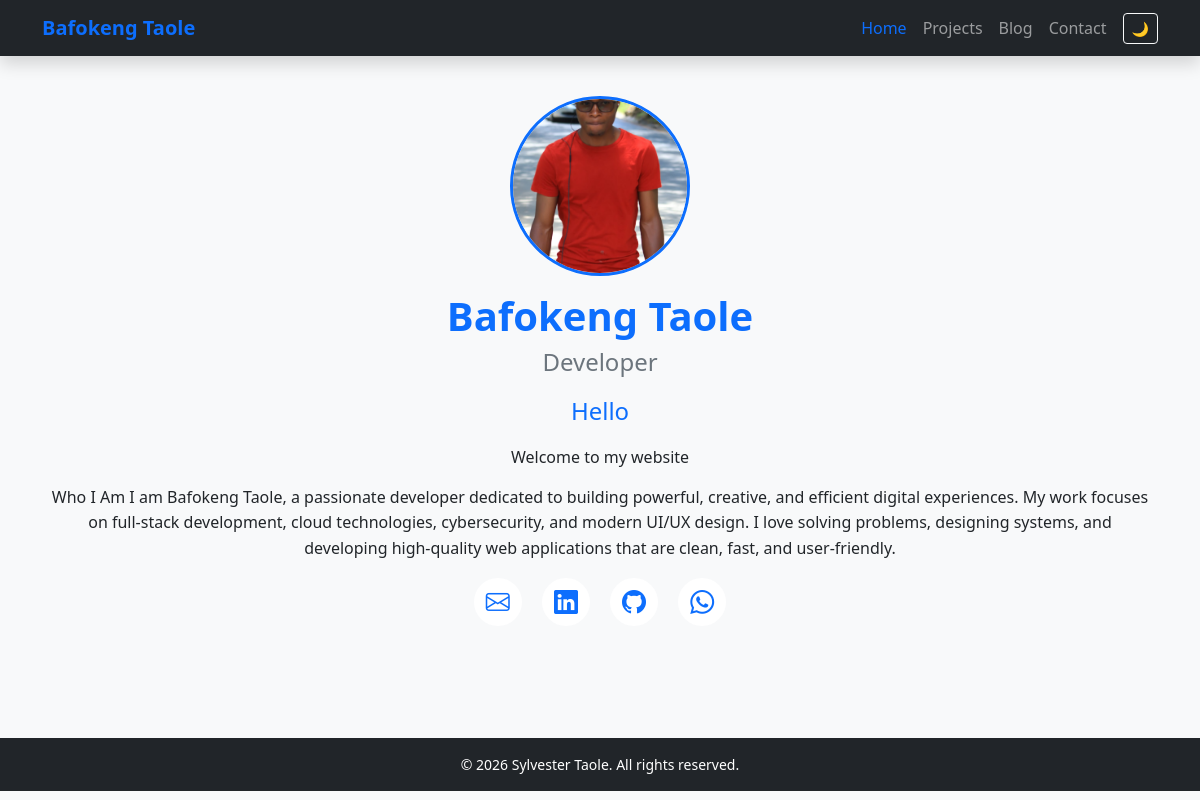
The page / on the database its author committed.
### tables this page shows
CREATE TABLE profile (
    id INTEGER PRIMARY KEY AUTOINCREMENT,
    name TEXT,
    title TEXT,
    bio TEXT,
    image TEXT
);

CREATE TABLE home_content (
    id INTEGER PRIMARY KEY,
    headline TEXT,
    subtext TEXT
);

### app.py (the view)
@app.route("/")
def home():
    conn = get_db()
    cur = conn.cursor()
    cur.execute("SELECT headline, subtext FROM home_content WHERE id=1")
    home_content = cur.fetchone()
    cur.execute("SELECT name, title, bio, image FROM profile WHERE id=1")
    profile = cur.fetchone()
    conn.close()
    return render_template("home.html",
                           headline=home_content[0],
                           subtext=home_content[1],
                           name=profile[0],
                           title=profile[1],
                           bio=profile[2],
                           image_path=profile[3])

### app.py (called while the page is built)
def get_db():
    return sqlite3.connect("database.db")

@app.context_processor
def inject_globals():
    return {
        "current_year": datetime.now().year,
        "site_name": "Your Website Name"
    }

### templates/home.html (shortened to what this page needs)
<!DOCTYPE html>
<html lang="en">
<head>
    <link href="https://cdn.jsdelivr.net/npm/bootstrap@5.3.0/dist/css/bootstrap.min.css" rel="stylesheet">
    <link href="{{ url_for('static', filename='CSS/style.css') }}" rel="stylesheet">
    <link href="https://cdn.jsdelivr.net/npm/bootstrap-icons@1.11.1/font/bootstrap-icons.css" rel="stylesheet">
</head>
<body>
    <nav class="navbar navbar-expand-lg navbar-dark bg-dark fixed-top shadow">
        <div class="container">
            <a class="navbar-brand text-primary" href="{{ url_for('home') }}">{{ name }}</a>
            <div class="collapse navbar-collapse" id="navbarNav">
                <ul class="navbar-nav ms-auto">
                    <li class="nav-item"><a class="nav-link {% if request.path == '/' %}active{% endif %}" href="{{ url_for('home') }}">Home</a></li>
                    <li class="nav-item"><a class="nav-link {% if request.path == '/projects' %}active{% endif %}" href="{{ url_for('projects') }}">Projects</a></li>
                    <li class="nav-item"><a class="nav-link {% if request.path == '/blog' %}active{% endif %}" href="{{ url_for('blog') }}">Blog</a></li>
                    <li class="nav-item"><a class="nav-link {% if request.path == '/contact' %}active{% endif %}" href="{{ url_for('contact') }}">Contact</a></li>
                    <li class="nav-item d-flex align-items-center">
                        <button id="toggleTheme" class="btn btn-sm btn-outline-light ms-2">🌙</button>
                    </li>
                </ul>
            </div>
        </div>
    </nav>
    <section class="hero container">
        <div class="profile-image-container mx-auto mb-3">
            <img src="{{ url_for('static', filename='uploads/' ~ image_path) }}" alt="Profile-picture">
        </div>
        <h1>{{ name }}</h1>
        <h4>{{ title }}</h4>
        <div class="headline">{{ headline }}</div>
        <p>{{ subtext }}</p>
        <p class="bio">{{ bio }}</p>
        <div class="social-buttons mt-3">
            <a href="mailto:sylvestertaole4@gmail.com" target="_blank" aria-label="Email">
                <i class="bi bi-envelope"></i>
            </a>
            <a href="https://www.linkedin.com/in/SYLVESTERTAOLE1/" target="_blank" aria-label="LinkedIn">
                <i class="bi bi-linkedin"></i>
            </a>
            <a href="https://github.com/Bafokeng Taole" target="_blank" aria-label="GitHub">
                <i class="bi bi-github"></i>
            </a>
            <a href="https://wa.me/26657395168"
               target="_blank" aria-label="WhatsApp">
                <i class="bi bi-whatsapp"></i>
            </a>
        </div>
    </section>
{% include 'footer.html' %}
</body>
</html>

### static/CSS/style.css (style rules this page uses)
body { font-family: 'Segoe UI', Tahoma, Geneva, Verdana, sans-serif; background-color: var(--bg-color); color: var(--text-color); transition: background-color 0.3s, color 0.3s; }
:root { --bg-color: #f8f9fa; --text-color: #212529; --primary-color: #0d6efd; --secondary-color: #6c757d; --card-bg: #ffffff; }
.navbar-brand { font-weight: bold; }
.navbar .nav-link.active { color: var(--primary-color) !important; }
.hero { text-align: center; padding: 6rem 1rem 4rem 1rem; }
.hero h1 { color: var(--primary-color); font-size: 2.5rem; font-weight: bold; }
.hero h4 { font-weight: 500; color: var(--secondary-color); }
.hero .headline { font-size: 1.5rem; color: var(--primary-color); margin: 1rem 0; }
.hero p.bio { font-size: 1rem; line-height: 1.6; }
.hero .social-buttons a { margin: 0 0.5rem; color: var(--primary-color); font-size: 1.5rem; transition: color 0.3s; }
.profile-image-container { width: 180px; height: 180px; border-radius: 50%; overflow: hidden; border: 3px solid #0d6efd; background-color: #f1f1f1; display: flex; align-items: center; justify-content: center; }
.profile-image-container img { width: 100%; height: 100%; object-fit: cover; object-position: center; }
.social-buttons a { display: inline-flex; align-items: center; justify-content: center; width: 48px; height: 48px; border-radius: 50%; background: #fff; color: #0d6efd; font-size: 22px; margin: 0 6px; transition: all 0.3s ease; }

### rows shown on the page
profile: name "Bafokeng Taole", image (picture), title "Developer", bio "Who I Am I am Bafokeng Taole, a passionate developer dedicated to building powerful, creative, and efficient digital experiences. My work focuses on full-stack development, cloud technologies, cybersecurity, and modern UI/UX design. I love solving problems, designing systems, and developing high-quality web applications that are clean, fast, and user-friendly."
home_content: headline "Hello", subtext "Welcome to my website"
